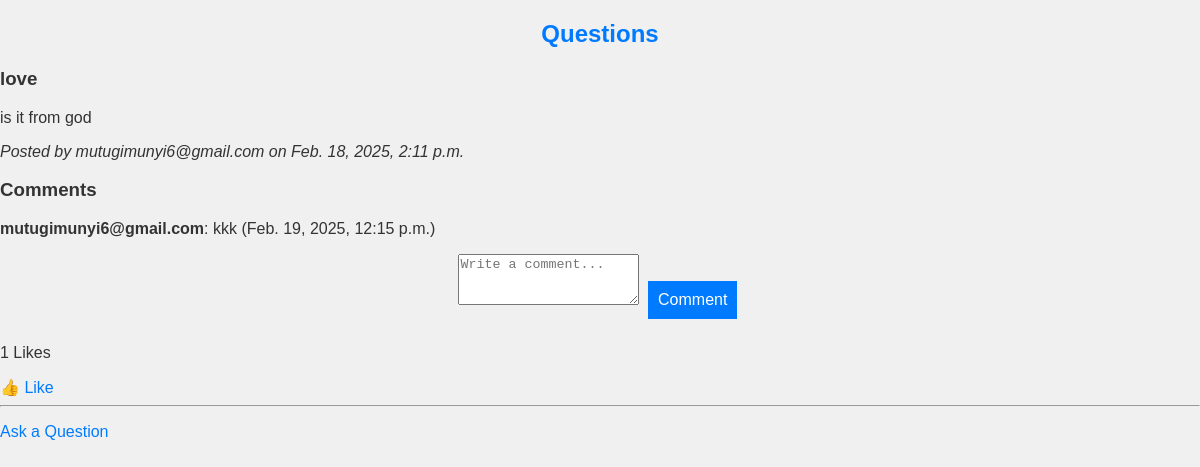
Screenshot of /questions/ (signed in) with the database file from the repository.
### main/models.py (models this page shows, shortened)
class Question(models.Model):
    user = models.ForeignKey(User, on_delete=models.CASCADE)
    title = models.CharField(max_length=255)
    content = models.TextField()
    created_at = models.DateTimeField(auto_now_add=True)

class Comment(models.Model):
    user = models.ForeignKey(User, on_delete=models.CASCADE)
    question = models.ForeignKey(Question, on_delete=models.CASCADE, null=True, blank=True)
    story = models.ForeignKey(Story, on_delete=models.CASCADE, null=True, blank=True)
    content = models.TextField()
    created_at = models.DateTimeField(auto_now_add=True)

### main/views.py (the view)
# urls.py: path('questions/', questions_list, name='questions_list'),
def questions_list(request):
    questions = Question.objects.all().order_by('-created_at')
    return render(request, 'questions_list.html', {'questions': questions})

### main/templates/questions_list.html (shortened to what this page needs)
<!DOCTYPE html>
<html lang="en">
<head>
    <link rel="stylesheet" type="text/css" href="/static/css/style.css">
</head>
<body>
    <h2>Questions</h2>
    {% for question in questions %}
        <div>
            <h3>{{ question.title }}</h3>
            <p>{{ question.content }}</p>
            <p><i>Posted by {{ question.user.username }} on {{ question.created_at }}</i></p>
            <h3>Comments</h3>
            {% for comment in question.comment_set.all %}
                <p><b>{{ comment.user.username }}</b>: {{ comment.content }} ({{ comment.created_at }})</p>
            {% empty %}
                <p>No comments yet.</p>
            {% endfor %}
            {% if user.is_authenticated %}
                <form method="POST" action="{% url 'add_comment' 'question' question.id %}">
                    <textarea name="content" rows="3" placeholder="Write a comment..." required></textarea>
                    <button type="submit">Comment</button>
                </form>
            {% endif %}
            <p>{{ question.like_set.count }} Likes</p>
            {% if user.is_authenticated %}
                <a href="{% url 'like_post' 'question' question.id %}">👍 Like</a>
            {% endif %}
        </div>
        <hr>
    {% empty %}
        <p>No questions posted yet.</p>
    {% endfor %}
    <p><a href="{% url 'post_question' %}">Ask a Question</a></p>
</body>
</html>

### static/css/style.css (style rules this page uses)
body { font-family: Arial, sans-serif; background-color: #f0f0f0; color: #333; margin: 0; padding: 0; }
h2 { text-align: center; color: #007bff; }
form { text-align: center; margin-bottom: 20px; }
input, select, button { padding: 10px; margin: 5px; font-size: 16px; }
button { background-color: #007bff; color: white; border: none; cursor: pointer; }
a { text-decoration: none; color: #007bff; }

### rows the page displays
Question: title "love", content "is it from god", user.username "mutugimunyi6@gmail.com", created_at "Feb. 18, 2025, 2:11 p.m.", like_set.count "1"
Comment: user.username "mutugimunyi6@gmail.com", content "kkk", created_at "Feb. 19, 2025, 12:15 p.m."
